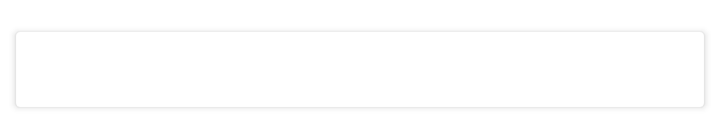
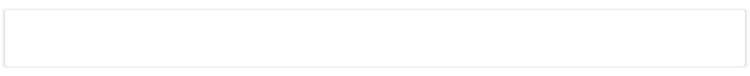

Compare how this app lays out the same screen by default and in its alternative resource folder. The renders come first, then the two layout files and the values they reference.
<!-- AndroidManifest.xml: fallback theme Theme.MaterialComponents.DayNight.NoActionBar -->
<!-- res/layout/places_type_item.xml -->
<?xml version="1.0" encoding="utf-8"?>
<android.support.v7.widget.CardView xmlns:android="http://schemas.android.com/apk/res/android"
    android:id="@+id/card_view_place_type"
    android:layout_width="match_parent"
    android:layout_height="wrap_content"
    android:layout_marginBottom="8dp"
    android:layout_marginLeft="8dp"
    android:layout_marginRight="8dp"
    android:layout_marginTop="16dp"
    android:clickable="true"
    android:focusable="true"
    android:foreground="?selectableItemBackground">

    <LinearLayout
        android:layout_width="match_parent"
        android:layout_height="wrap_content"
        android:orientation="horizontal"
        android:paddingBottom="8dp"
        android:paddingTop="8dp">

        <ImageView
            android:id="@+id/place_type_image"
            android:layout_width="wrap_content"
            android:layout_height="wrap_content"
            android:layout_marginRight="8dp"
            android:paddingLeft="16dp"
            android:paddingRight="8dp" />

        <TextView
            android:id="@+id/place_type_title"
            android:layout_width="wrap_content"
            android:layout_height="wrap_content"
            android:layout_gravity="center_vertical"
            android:layout_weight="1"
            android:paddingLeft="8dp"
            android:textSize="16sp" />

        <ImageView
            android:id="@+id/image_view_arrow"
            android:layout_width="wrap_content"
            android:layout_height="wrap_content"
            android:layout_gravity="center_vertical"
            android:src="@drawable/ic_keyboard_arrow_right"

            />
    </LinearLayout>
</android.support.v7.widget.CardView>
<!-- resources referenced by this layout -->
<resources>

</resources>
<!-- res/layout-sw600dp/places_type_item.xml (the repository's variant of the layout above) -->
<!-- drawn on a 7-inch tablet held upright -->
<?xml version="1.0" encoding="utf-8"?>
<android.support.v7.widget.CardView xmlns:android="http://schemas.android.com/apk/res/android"
    android:id="@+id/card_view_place_type"
    android:layout_width="match_parent"
    android:layout_height="wrap_content"
    android:layout_marginBottom="8dp"
    android:layout_marginLeft="4dp"
    android:layout_marginRight="4dp"
    android:layout_marginTop="8dp"
    android:clickable="true"
    android:focusable="true"
    android:foreground="?selectableItemBackground">

    <LinearLayout
        android:layout_width="match_parent"
        android:layout_height="wrap_content"
        android:orientation="vertical"
        android:paddingBottom="8dp"
        android:paddingTop="8dp">

        <ImageView
            android:id="@+id/place_type_image"
            android:layout_width="wrap_content"
            android:layout_height="wrap_content"
            android:paddingLeft="16dp"

            />

        <TextView
            android:id="@+id/place_type_title"
            android:layout_width="wrap_content"
            android:layout_height="wrap_content"
            android:paddingLeft="16dp"
            android:paddingRight="16dp"
            android:paddingTop="8dp"
            android:textAppearance="@style/Base.TextAppearance.AppCompat.Large"
            android:textSize="16sp"

            />
    </LinearLayout>
</android.support.v7.widget.CardView>
